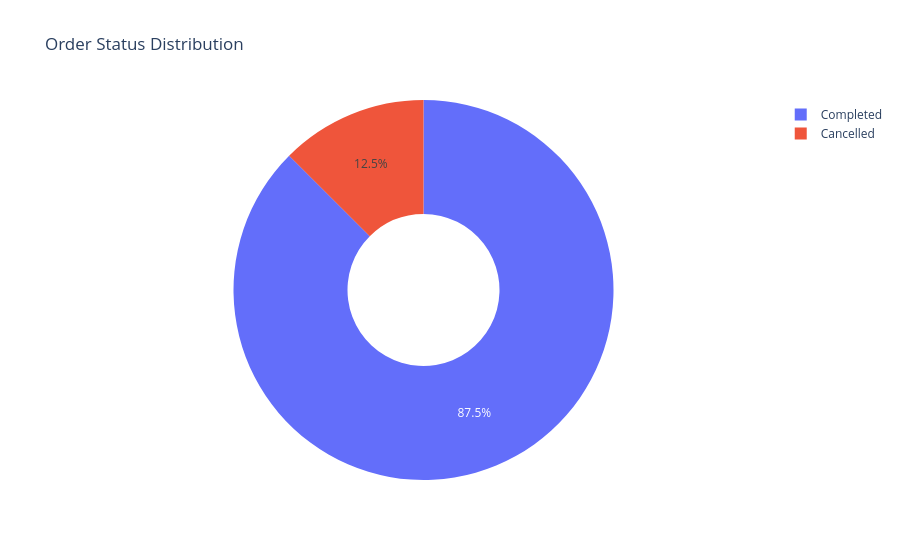

The cell this chart's notebook holds for it:
### Code cell
# Order status distribution
status_distribution = (
    df["status"]
    .value_counts()
    .reset_index()
)

status_distribution.columns = ["status", "orders"]

display(status_distribution)

# Cancellation rate
total_orders = len(df)
cancelled_orders = len(df[df["status"] == "Cancelled"])

cancellation_rate = (
    cancelled_orders / total_orders * 100
)

print(f"Total Orders: {total_orders}")
print(f"Cancelled Orders: {cancelled_orders}")
print(f"Cancellation Rate: {cancellation_rate:.2f}%")

# Visualization
fig = px.pie(
    status_distribution,
    names="status",
    values="orders",
    title="Order Status Distribution",
    hole=0.4
)

fig.update_layout(template="plotly_white")

fig.show()

### Figure 1 — Plotly figure (JSON) as saved in the notebook; plotly's stock layout.template omitted (floating-point values rounded to 4 significant figures)
{"data": [{"domain": {"x": [0, 1], "y": [0, 1]}, "hole": 0.4, "hovertemplate": "status=%{label}<br>orders=%{value}<extra></extra>", "labels": ["Completed", "Cancelled"], "legendgroup": "", "name": "", "showlegend": true, "type": "pie", "values": [875, 125]}], "layout": {"legend": {"tracegroupgap": 0}, "title": {"text": "Order Status Distribution"}}}
